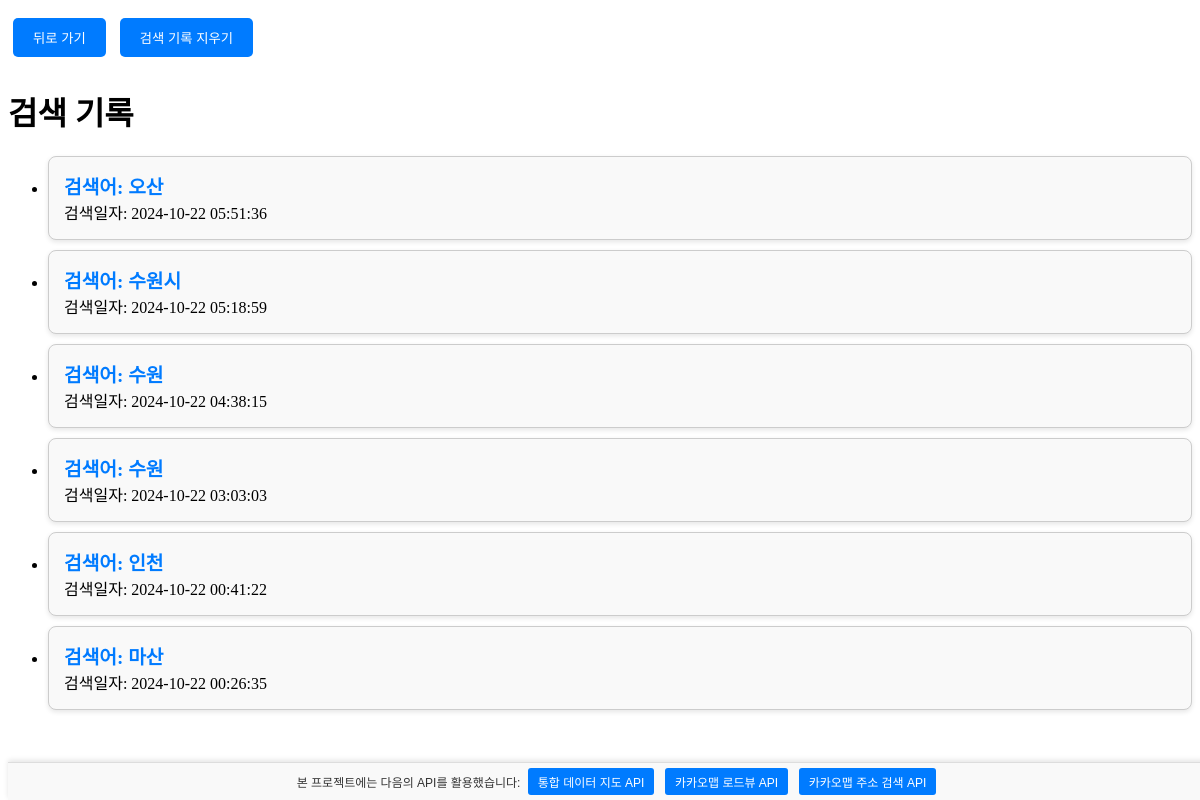
/search-history/ (signed in), run on an earlier commit of the app's database.
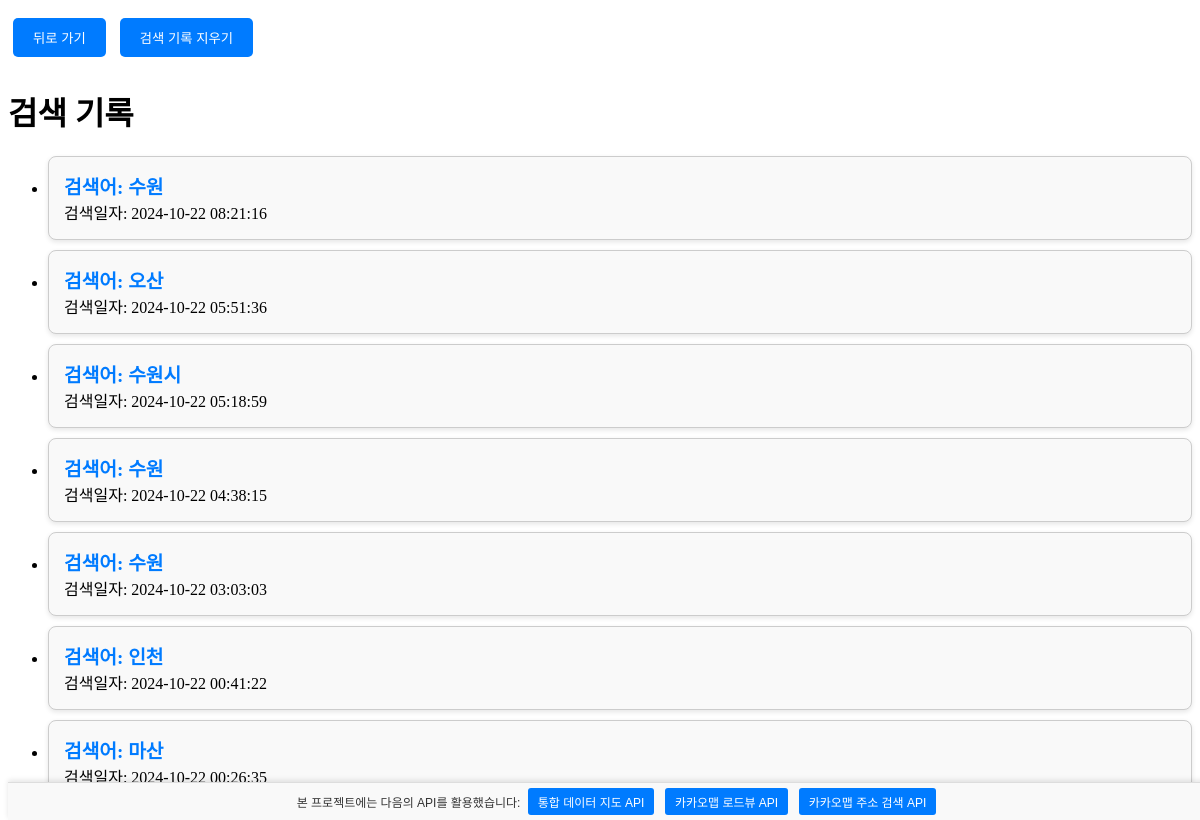
And on a later commit of the database.
### app/models.py (models this page shows, shortened)
class SearchHistory(models.Model):
    user = models.ForeignKey(User, on_delete=models.CASCADE, null=True, blank=True)
    search_query = models.CharField(max_length=255)
    search_results = models.TextField(default="")  # 검색 결과를 텍스트로 저장
    search_date = models.DateTimeField(auto_now_add=True)

### app/views.py (the view)
# urls.py: path('search-history/', views.search_history, name='search_history'),
def search_history(request):
    if request.user.is_authenticated:
        history = SearchHistory.objects.filter(user=request.user).order_by('-search_date')
        for record in history:
            pass
        return render(request, 'chatbot/search_history.html', {'history': history})
    else:
        return redirect('login')  # 로그인되지 않은 경우 로그인 페이지로 리다이렉트

### app/templates/chatbot/search_history.html (shortened to what this page needs)
{% block content %}
{% load static %}
<link rel="stylesheet" type="text/css" href="{% static 'chatbot/search_history.css' %}">
<link rel="stylesheet" type="text/css" href="{% static 'chatbot/api.css' %}">
<button class="button" onclick="window.history.back()">뒤로 가기</button>
<button class="button" onclick="clearSearchHistory()">검색 기록 지우기</button>
<h1>검색 기록</h1>
<ul>
    {% for record in history %}
        <li>
            <div class="job-card" onclick="toggleResults(this)">
                <div class="job-title">검색어: {{ record.search_query }}</div>
                <div>검색일자: {{ record.search_date|date:"Y-m-d H:i:s" }}</div>
            </div>
        </li>
    {% endfor %}
</ul>
<div class="api-banner">
    <p>본 프로젝트에는 다음의 API를 활용했습니다:</p>
    <a href="https://www.bigdata-map.kr/search/86750961" class="api-button" target="_blank">
        통합 데이터 지도 API
    </a>
    <a href="https://apis.map.kakao.com/web/sample/basicRoadview2/" class="api-button" target="_blank">
        카카오맵 로드뷰 API
    </a>
    <a href="https://developers.kakao.com/docs/latest/ko/local/dev-guide#search-by-address" class="api-button" target="_blank">
        카카오맵 주소 검색 API
    </a>
</div>
{% endblock %}

What changed in the data, as far as the page shows it:
added SearchHistory: search_query "수원", search_date "2024-10-22 08:21:16"
